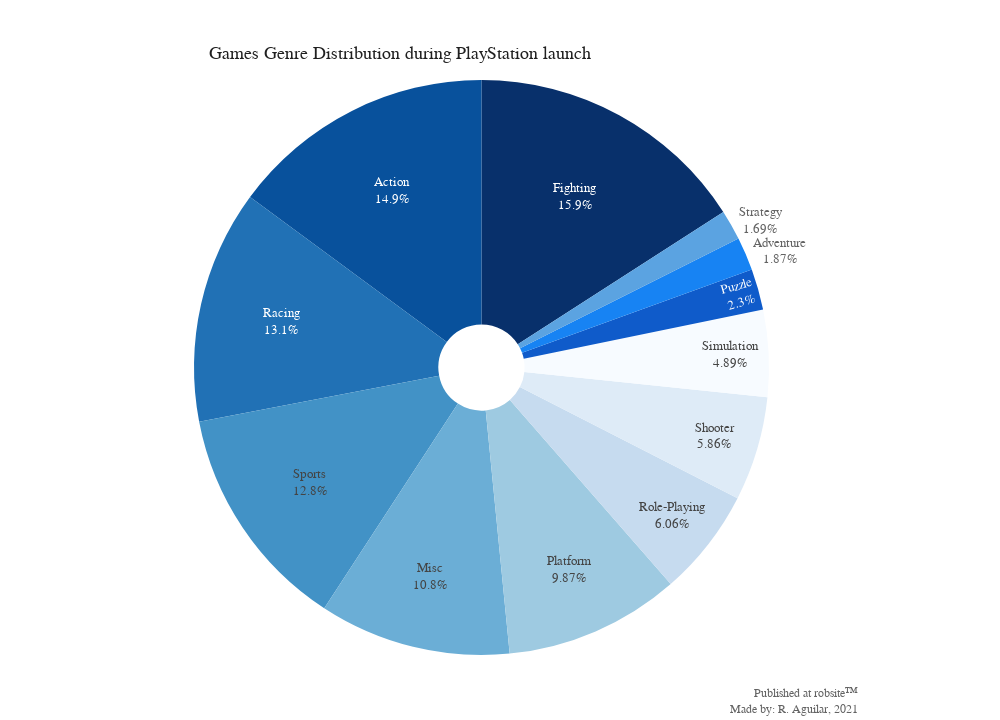

The notebook cell saved with this chart:
### Markdown cell above
RPGs not only boosted Nintendo, but multiplatform IPs like Final Fantasy VII gave
companies such as Sony Computer Entertainment a boost during the introduction of their
new 32-bit console and at the same time to publicize the <a href="https://mediawiki
.middlebury.edu/FMMC0282/JRPG">JRPGs</a> within the western market.

In 1995, when Sony planned their introduction of the PlayStation to America, they
chose not to focus their Video Game market on a single type of genre or audience, but
instead diversified their video game portfolio and memorable titles such as Crash
Bandicoot, Metal Gear Solid and Tekken emerged.

### Code cell
# Subset only PS games
df_sony = df[(df["Year_of_Release"].isin([1995,1996])) & (df["Platform"] == "PS")]

# Subset the columns needed
df_sony = df_sony[["Name","Year_of_Release","Publisher","Platform","Genre",
                     "Global_Sales"]]

# Pie plot
piesony = px.pie(df_sony, values= "Global_Sales",
             names='Genre',
            color_discrete_sequence = px.colors.sequential.Blues_r,
                 labels={"Global_Sales":"Sales"})

# Pie layout
layoutpie = {"font": {"size": fontimg,
                    "color": colorfont,
                    "family": "segoe ui light"},
            "title":{'y':0.935,
                    'text': "Games Genre Distribution during PlayStation launch",
                    'x':0.4,
                    "yref":"container",
                    'xanchor': 'center',
                    'yanchor': 'top',
                    "font.family":"bahnschrift light",
                    "font.color":"#202020",
                    "font.size":fontimg+5,
                    "pad.b":15, # to avoid overlap with graph
                    "pad.l":1},
            "showlegend": False,
            "legend":{"font.size": fontimg,
                      "bordercolor": "#F70000",
                      "itemclick":"toggleothers",
                      "itemwidth": 30,
                      "itemdoubleclick":False,
                      "title.side": "top",
                      "title.font.color": "#202020",
                      "title.font.size": fontimg+2,
                      "x":1.05}, # distance with the plot default to 1.02
            "margin":{"b": 65,
                      "l": 65,
                      "r": 65,
                      "t": 80,
                      "pad": 0},
            "autosize":True,
            "width": widthimg,
            "height": heightimg,
            "separators": ". ",
            "paper_bgcolor": "#fff",
            "plot_bgcolor": "#fff",
            "autotypenumbers": "convert types",
            "colorway": ["#996E3F", "#E05040", "#7B82C1", "#A1C790"],
            "modebar":{"add":["togglespikelines"], #"drawline","eraseshape"
                       "orientation":"v",
                       "remove":["zoomin","zoomout","zoom","lasso","select"],
                       "activecolor":"#171717"},
            "hoverdistance":50, #Distance between cursor and hover announce
            "hovermode":False,
            "hoverlabel":{"align":"left",
                          "bordercolor":"#fff",
                          "bgcolor":"#3D5165",
                          "font.color":"#FFFFFF",
                          "font.family":"segoe ui light",
                          "font.size":fontimg},
            "grid":{"pattern":"coupled",
                    "roworder":"bottom to top",
                    "xgap":0.5,
                    "ygap":0.5,
                    "xside":"bottom"},
            "newshape":{"line.color":"#3D5165",
                        "line.width":1.5,
                        "opacity":0.7},
            "activeshape.opacity":0.7,
            "xaxis": {"gridcolor":"#fff",
                      "spikecolor":"#DEDEDE", # Horizontal line hovered
                      "spikethickness":1.5,
                      "title":"Years",
                      "showspikes": False,
                      "anchor":"free",
                      "position":0.02,
                      "showgrid":False,
                      "tickcolor":"#FD0000",
                      "ticklabelposition": "outside",
                      "title.standoff": 10, #Distance between axis title and axis labels
                      "automargin": True},
            "yaxis": {"gridcolor":"#EDEDED",
                      "title":"Millions of units",
                      "spikecolor":"#DEDEDE", # Horizontal line hovered
                      "spikethickness":1.5,
                      "showspikes": False,
                      "ticklabelposition": "outside",
                      "tickprefix": "", #Label prefix
                      "ticksuffix": "M",
                      "title.standoff": 10, #Distance between axis title and axis labels
                      "zeroline": True,
                      "zerolinecolor": "#3D5165",
                      "zerolinewidth": 1.5,
                      "automargin": True},
            "annotations":[{"text":author,
                            "align": "right",
                            "visible":True,
                            "xref":"paper",
                            "yref":"paper",
                            "x":1,
                            "y":-0.11,
                            "showarrow":False,
                            "font.size":fontimg-1}]}

# Update layout
piesony.update_layout(layoutpie)
piesony.update_traces({"textinfo":"label+text+percent",
                       "hole":0.15})
piesony.show()

### Figure 1 — Plotly figure (JSON) as saved in the notebook; plotly's stock layout.template omitted (floating-point values rounded to 4 significant figures; data arrays with more than 128 entries replaced by an {"elided": "..."} marker saying what was removed)
{"data": [{"domain": {"x": [0.0, 1.0], "y": [0.0, 1.0]}, "hole": 0.15, "hovertemplate": "Genre=%{label}<br>Sales=%{value}<extra></extra>", "labels": {"elided": "263 str values"}, "legendgroup": "", "name": "", "showlegend": true, "textinfo": "label+text+percent", "type": "pie", "values": {"elided": "263 float values"}}], "layout": {"activeshape": {"opacity": 0.7}, "annotations": [{"align": "right", "font": {"size": 12}, "showarrow": false, "text": "Published at <a href='https://robsite.media'>robsite&#8482;</a><br>Made by: R. Aguilar, 2021", "visible": true, "x": 1, "xref": "paper", "y": -0.11, "yref": "paper"}], "autosize": true, "autotypenumbers": "convert types", "colorway": ["#996E3F", "#E05040", "#7B82C1", "#A1C790"], "font": {"color": "#636363", "family": "segoe ui light", "size": 13}, "grid": {"pattern": "coupled", "roworder": "bottom to top", "xgap": 0.5, "xside": "bottom", "ygap": 0.5}, "height": 720, "hoverdistance": 50, "hoverlabel": {"align": "left", "bgcolor": "#3D5165", "bordercolor": "#fff", "font": {"color": "#FFFFFF", "family": "segoe ui light", "size": 13}}, "hovermode": false, "legend": {"bordercolor": "#F70000", "font": {"size": 13}, "itemclick": "toggleothers", "itemdoubleclick": false, "itemwidth": 30, "title": {"font": {"color": "#202020", "size": 15}, "side": "top"}, "tracegroupgap": 0, "x": 1.05}, "margin": {"b": 65, "l": 65, "pad": 0, "r": 65, "t": 80}, "modebar": {"activecolor": "#171717", "add": ["togglespikelines"], "orientation": "v", "remove": ["zoomin", "zoomout", "zoom", "lasso", "select"]}, "newshape": {"line": {"color": "#3D5165", "width": 1.5}, "opacity": 0.7}, "paper_bgcolor": "#fff", "piecolorway": ["rgb(8,48,107)", "rgb(8,81,156)", "rgb(33,113,181)", "rgb(66,146,198)", "rgb(107,174,214)", "rgb(158,202,225)", "rgb(198,219,239)", "rgb(222,235,247)", "rgb(247,251,255)"], "plot_bgcolor": "#fff", "separators": ". ", "showlegend": false, "title": {"font": {"color": "#202020", "family": "bahnschrift light", "size": 18}, "pad": {"b": 15, "l": 1}, "text": "Games Genre Distribution during PlayStation launch", "x": 0.4, "xanchor": "center", "y": 0.935, "yanchor": "top", "yref": "container"}, "width": 1000, "xaxis": {"anchor": "free", "automargin": true, "gridcolor": "#fff", "position": 0.02, "showgrid": false, "showspikes": false, "spikecolor": "#DEDEDE", "spikethickness": 1.5, "tickcolor": "#FD0000", "ticklabelposition": "outside", "title": {"standoff": 10, "text": "Years"}}, "yaxis": {"automargin": true, "gridcolor": "#EDEDED", "showspikes": false, "spikecolor": "#DEDEDE", "spikethickness": 1.5, "ticklabelposition": "outside", "tickprefix": "", "ticksuffix": "M", "title": {"standoff": 10, "text": "Millions of units"}, "zeroline": true, "zerolinecolor": "#3D5165", "zerolinewidth": 1.5}}}
